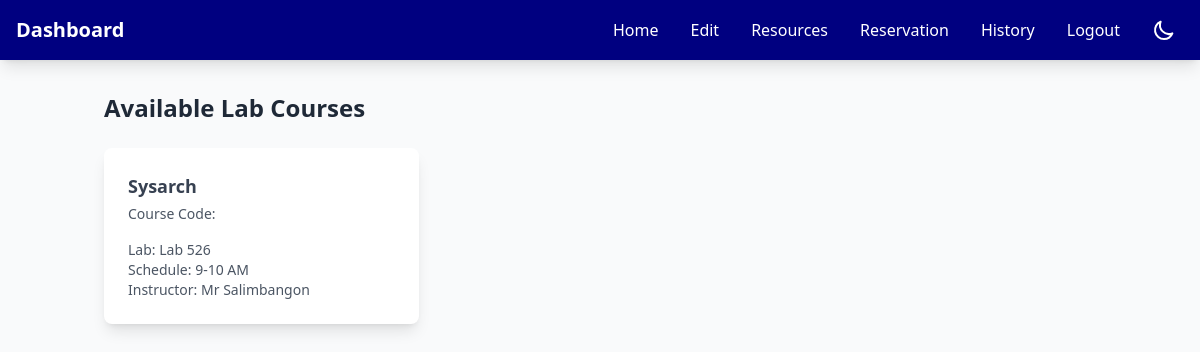
The app's page /resources.php (signed in) with its own data.
### tables this page shows
CREATE TABLE `courses` (
  `id` int(11) NOT NULL,
  `course_name` varchar(255) NOT NULL,
  `course_code` varchar(50) NOT NULL,
  `lab` varchar(50) NOT NULL,
  `schedule` varchar(100) NOT NULL,
  `instructor` varchar(255) NOT NULL,
  `created_at` timestamp NOT NULL DEFAULT current_timestamp(),
  `schedule_image` varchar(255) DEFAULT NULL
);

### resources.php (the view, shortened to what this page needs)
<?php
include 'header.php';
$servername = "localhost";
$username = "root";
$password = "";
$database = "users";
$conn = new mysqli($servername, $username, $password, $database);
$sql = "SELECT * FROM courses ORDER BY course_name";
$result = $conn->query($sql);
?>
<!DOCTYPE html>
<html lang="en" class="light">
<head>
    <script src="https://cdn.tailwindcss.com"></script>
    <link rel="stylesheet" href="https://cdnjs.cloudflare.com/ajax/libs/font-awesome/6.4.0/css/all.min.css">
</head>
<body class="light">
        <nav class="bg-primary shadow-lg">
        <div class="max-w-7xl mx-auto px-4">
            <div class="flex justify-between items-center">
                <span class="text-white text-xl font-bold py-4">Dashboard</span>
                <div class="flex space-x-4">
                    <div class="hidden md:flex items-center space-x-4">
                        <a href="index.php" class="nav-link text-white hover:text-gray-200">Home</a>
                        <a href="edit_profile.php" class="nav-link text-white hover:text-gray-200">Edit</a>
                        <a href="resources.php" class="nav-link text-white hover:text-gray-200">Resources</a>
                        <a href="reservation.php" class="nav-link text-white hover:text-gray-200">Reservation</a>
                        <a href="history.php" class="nav-link text-white hover:text-gray-200">History</a>
                        <a href="login.php" class="nav-link text-white hover:text-gray-200">Logout</a>
                        <button id="darkModeToggle" class="p-2 rounded-lg text-white hover:text-gray-200">
                            <svg xmlns="http://www.w3.org/2000/svg" class="h-6 w-6 block dark:hidden" fill="none" viewBox="0 0 24 24" stroke="currentColor">
                                <path stroke-linecap="round" stroke-linejoin="round" stroke-width="2" d="M20.354 15.354A9 9 0 018.646 3.646 9.003 9.003 0 0012 21a9.003 9.003 0 008.354-5.646z" />
                            </svg>
                        </button>
                    </div>
                </div>
            </div>
        </div>
    </nav>
    <body class="bg-gray-100">
    <div class="container mx-auto px-4 py-8">
        <h2 class="text-2xl font-bold text-gray-800 dark:text-white mb-6">Available Lab Courses</h2>
        <div class="grid grid-cols-1 md:grid-cols-3 gap-6">
            <?php
            if ($result->num_rows > 0) {
                while($course = $result->fetch_assoc()) {
                    echo '<div class="bg-white dark:bg-gray-800 rounded-lg shadow-lg p-6 hover:shadow-xl transition-shadow duration-300">
                        <div class="flex justify-between items-start">
                            <div>
                                <h3 class="text-lg font-semibold text-gray-700 dark:text-white">'.htmlspecialchars($course['course_name']).'</h3>
                                <p class="text-sm text-gray-600 dark:text-gray-300 mt-1">Course Code: '.htmlspecialchars($course['course_code']).'</p>
                            </div>
                        </div>
                        <div class="mt-4">
                            <p class="text-sm text-gray-600 dark:text-gray-300">Lab: '.htmlspecialchars($course['lab']).'</p>
                            <p class="text-sm text-gray-600 dark:text-gray-300">Schedule: '.htmlspecialchars($course['schedule']).'</p>
                            <p class="text-sm text-gray-600 dark:text-gray-300">Instructor: '.htmlspecialchars($course['instructor']).'</p>
                        </div>
                    </div>';
                }
            } else {
                echo '<p class="col-span-3 text-center text-gray-500 dark:text-gray-400">No courses available at the moment.</p>';
            }
            ?>
        </div>
    </div>
</body>
</html>

### resources.php (style rules this page uses)
* { transition: background-color 0.3s ease, color 0.3s ease; }
.nav-link { position: relative; padding: 0.5rem; }
.nav-link:after { content: ''; position: absolute; width: 0; height: 2px; bottom: 0; left: 0; background-color: white; transition: width 0.3s ease; }

### records on screen
courses: course_name "Sysarch", lab "Lab 526", schedule "9-10 AM", instructor "Mr Salimbangon"
